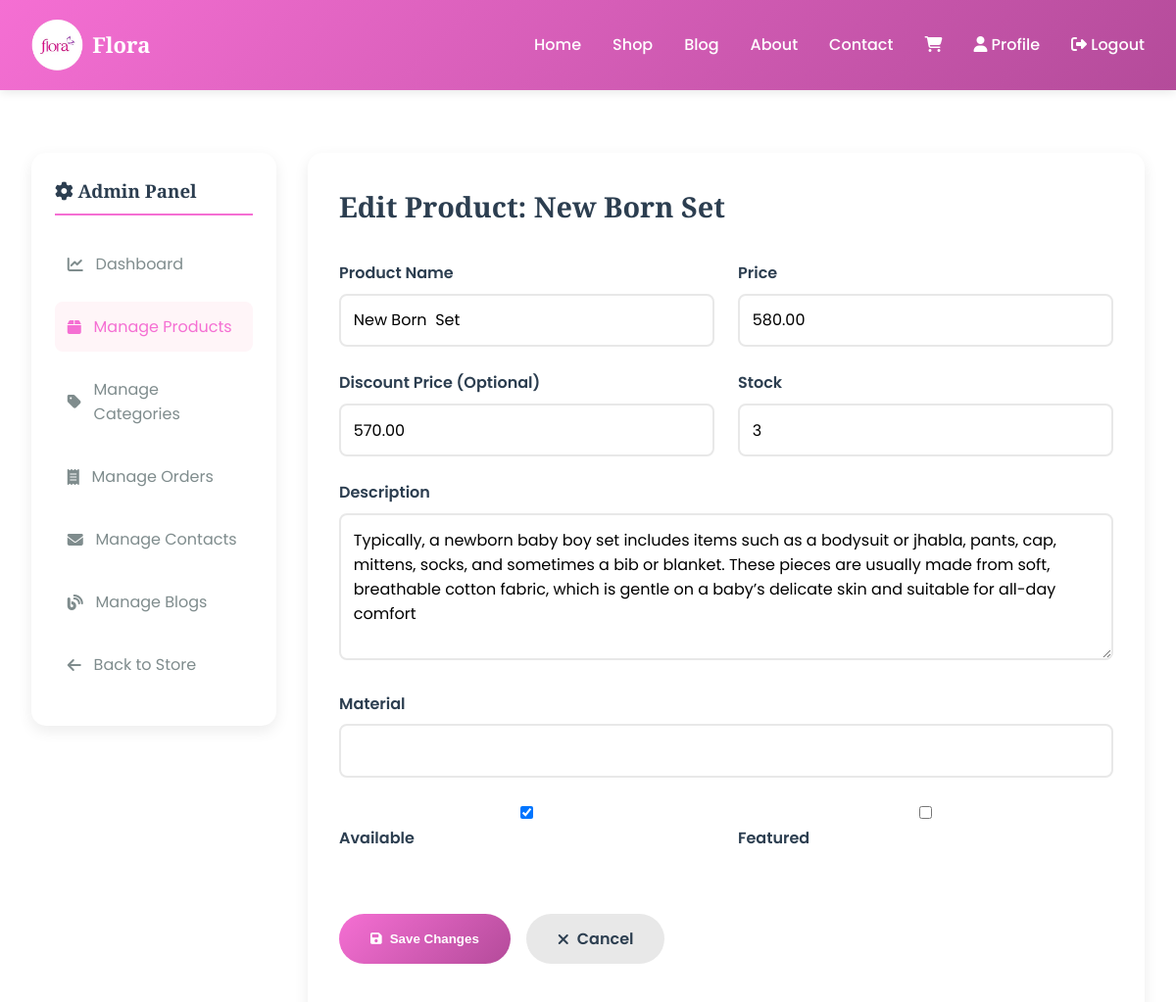
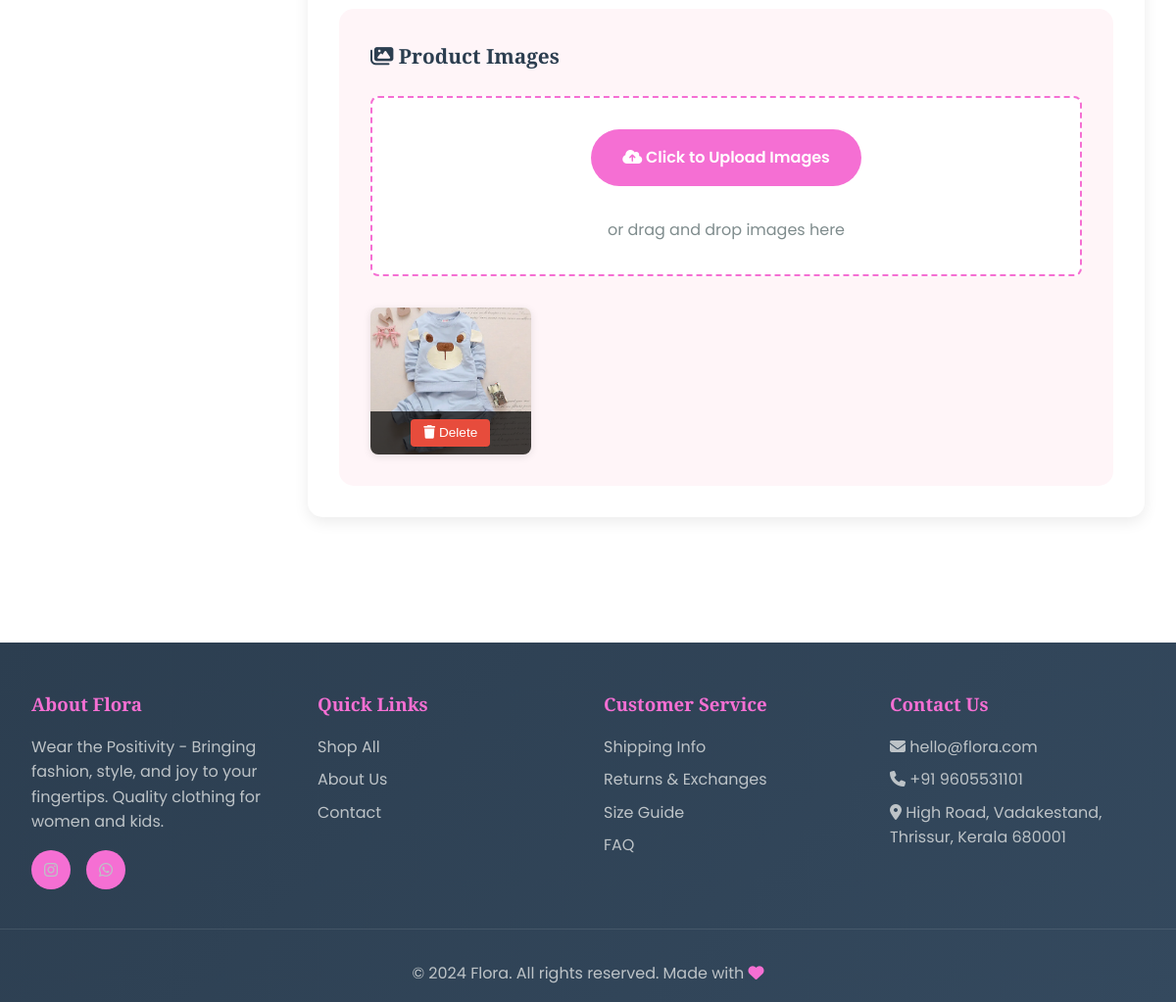
/dashboard/products/6/ (signed in), run on the app's committed database (2 pictures, top to bottom).
### shop/models.py (models this page shows, shortened)
class Product(models.Model):
    PRODUCT_TYPE_CHOICES = [
        ('women', 'Women'),
        ('kids', 'Kids'),
    ]
    STYLE_CHOICES = [
        ('traditional', 'Traditional'),
        ('western', 'Western'),
        ('fusion', 'Fusion'),
    ]
    category = models.ForeignKey(Category, related_name='products', on_delete=models.CASCADE)
    name = models.CharField(max_length=200, db_index=True)
    slug = models.SlugField(max_length=200, db_index=True)
    product_type = models.CharField(max_length=20, choices=PRODUCT_TYPE_CHOICES, default='women')
    style = models.CharField(max_length=20, choices=STYLE_CHOICES, default='traditional')
    description = models.TextField()
    price = models.DecimalField(max_digits=10, decimal_places=2)
    discount_price = models.DecimalField(max_digits=10, decimal_places=2, blank=True, null=True)
    available = models.BooleanField(default=True)
    stock = models.PositiveIntegerField(default=0)
    created_at = models.DateTimeField(auto_now_add=True)
    updated_at = models.DateTimeField(auto_now=True)
    featured = models.BooleanField(default=False)
    material = models.CharField(max_length=100, blank=True)
    care_instructions = models.TextField(blank=True)
    class Meta:
        ordering = ['-created_at']
        indexes = [Index(fields=['id', 'slug'])]

class ProductImage(models.Model):
    product = models.ForeignKey(Product, related_name='images', on_delete=models.CASCADE)
    image = models.ImageField(upload_to='products/')
    is_primary = models.BooleanField(default=False)
    alt_text = models.CharField(max_length=200, blank=True)
    created_at = models.DateTimeField(auto_now_add=True)
    class Meta:
        ordering = ['-is_primary', 'created_at']

### shop/views.py (the view, shortened to what this page needs)
# urls.py: path('dashboard/products/<int:id>/', views.admin_product_detail, name='admin_product_detail'),
@login_required(login_url='shop:login')
def admin_product_detail(request, id):
    if not request.user.is_staff:
        messages.error(request, 'You do not have permission to access this page.')
        return redirect('shop:home')
    product = get_object_or_404(Product, id=id)
    context = {
        'product': product,
    }
    return render(request, 'shop/admin/product_detail.html', context)

### cart/cart.py (called while the page is built)
    def __len__(self):
        return sum(item['quantity'] for item in self.cart.values())

### cart/context_processors.py (called while the page is built)
def cart(request):
    return {'cart': Cart(request)}

### templates/shop/admin/product_detail.html (shortened to what this page needs)
{% extends "base.html" %}
{% block content %}
<div class="container">
    <div class="admin-container">
        <aside class="admin-sidebar">
            <h3><i class="fas fa-cog"></i> Admin Panel</h3>
            <ul class="admin-menu">
                <li><a href="{% url 'shop:admin_dashboard' %}"><i class="fas fa-chart-line"></i> Dashboard</a></li>
                <li><a href="{% url 'shop:admin_products' %}" class="active"><i class="fas fa-box"></i> Manage Products</a></li>
                <li><a href="{% url 'shop:admin_categories' %}"><i class="fas fa-tag"></i> Manage Categories</a></li>
                <li><a href="{% url 'shop:admin_orders' %}"><i class="fas fa-receipt"></i> Manage Orders</a></li>
                <li><a href="{% url 'shop:admin_contacts' %}"><i class="fas fa-envelope"></i> Manage Contacts</a></li>
                <li><a href="{% url 'shop:admin_blogs' %}"><i class="fas fa-blog"></i> Manage Blogs</a></li>
                <li><a href="{% url 'shop:home' %}"><i class="fas fa-arrow-left"></i> Back to Store</a></li>
            </ul>
        </aside>
        <div class="admin-content">
            <div class="content-header">
                <h1>Edit Product: {{ product.name }}</h1>
            </div>
            <form method="post">
                <div class="form-row">
                    <div class="form-group">
                        <label for="name">Product Name</label>
                        <input type="text" id="name" name="name" value="{{ product.name }}" required>
                    </div>
                    <div class="form-group">
                        <label for="price">Price</label>
                        <input type="number" id="price" name="price" value="{{ product.price }}" step="0.01" required>
                    </div>
                </div>
                <div class="form-row">
                    <div class="form-group">
                        <label for="discount_price">Discount Price (Optional)</label>
                        <input type="number" id="discount_price" name="discount_price" value="{{ product.discount_price|default:'' }}" step="0.01">
                    </div>
                    <div class="form-group">
                        <label for="stock">Stock</label>
                        <input type="number" id="stock" name="stock" value="{{ product.stock }}" required>
                    </div>
                </div>
                <div class="form-group">
                    <label for="description">Description</label>
                    <textarea id="description" name="description" required>{{ product.description }}</textarea>
                </div>
                <div class="form-group">
                    <label for="material">Material</label>
                    <input type="text" id="material" name="material" value="{{ product.material|default:'' }}">
                </div>
                <div class="form-row">
                    <div class="form-group">
                        <label for="available">
                            <input type="checkbox" id="available" name="available" {% if product.available %}checked{% endif %}>
                            Available
                        </label>
                    </div>
                    <div class="form-group">
                        <label for="featured">
                            <input type="checkbox" id="featured" name="featured" {% if product.featured %}checked{% endif %}>
                            Featured
                        </label>
                    </div>
                </div>
                <div class="form-actions">
                    <button type="submit" class="btn-submit"><i class="fas fa-save"></i> Save Changes</button>
                    <a href="{% url 'shop:admin_products' %}" class="btn-cancel"><i class="fas fa-times"></i> Cancel</a>
                </div>
            </form>
            <div class="images-section">
                <h2><i class="fas fa-images"></i> Product Images</h2>
                <div class="image-upload">
                    <form id="image-upload-form" method="post" enctype="multipart/form-data" action="{% url 'shop:admin_product_add_image' id=product.id %}">
                        <label for="images"><i class="fas fa-cloud-upload-alt"></i> Click to Upload Images</label>
                        <p>or drag and drop images here</p>
                    </form>
                </div>
                {% if product.images.all %}
                    <div class="images-grid">
                        {% for image in product.images.all %}
                            <div class="image-item">
                                <img src="{{ image.image.url }}" alt="Product image">
                                <div class="image-actions">
                                    <form method="post" action="{% url 'shop:admin_product_delete_image' id=image.id %}" style="display: inline;">
                                        <button type="submit" class="btn-delete" onclick="return confirm('Delete this image?')"><i class="fas fa-trash"></i> Delete</button>
                                    </form>
                                </div>
                            </div>
                        {% endfor %}
                    </div>
                {% else %}
                    <div class="no-images">
                        <p><i class="fas fa-image"></i> No images uploaded yet. Upload your first product image above.</p>
                    </div>
                {% endif %}
            </div>
        </div>
    </div>
</div>
{% endblock %}

### templates/base.html (style rules this page uses)
* { margin: 0; padding: 0; box-sizing: border-box; }
:root { --primary-color: #f56fd3; --secondary-color: #b44b9a; --accent-color: #FFA07A; --purple-accent: #9B59B6; --text-dark: #2C3E50; --text-light: #7F8C8D; --bg-light: #FFF5F8; --white: #FFFFFF; --success: #27AE60; --warning: #F39C12; }
body { font-family: 'Poppins', sans-serif; line-height: 1.6; color: var(--text-dark); background-color: var(--white); }
h1, h2, h3, h4, h5, h6 { font-family: 'Playfair Display', serif; font-weight: 600; }
.container { max-width: 1200px; margin: 0 auto; padding: 2rem; }

### templates/shop/admin/product_detail.html (style rules this page uses)
.admin-container { display: grid; grid-template-columns: 250px 1fr; gap: 2rem; margin: 2rem 0; }
.admin-sidebar { background: white; padding: 1.5rem; border-radius: 15px; box-shadow: 0 5px 15px rgba(0,0,0,0.08); height: fit-content; position: sticky; top: 100px; }
.admin-sidebar h3 { margin-bottom: 1.5rem; color: var(--text-dark); border-bottom: 2px solid var(--primary-color); padding-bottom: 0.5rem; }
.admin-menu { list-style: none; }
.admin-menu li { margin-bottom: 0.8rem; }
.admin-menu a { color: var(--text-light); text-decoration: none; display: flex; align-items: center; gap: 0.8rem; padding: 0.8rem; border-radius: 8px; transition: all 0.3s ease; }
.admin-menu a:hover, .admin-menu a.active { background: var(--bg-light); color: var(--primary-color); }
.admin-content { background: white; padding: 2rem; border-radius: 15px; box-shadow: 0 5px 15px rgba(0,0,0,0.08); }
.content-header h1 { font-size: 1.8rem; color: var(--text-dark); margin-bottom: 2rem; }
.form-group { margin-bottom: 1.5rem; }
.form-group label { display: block; margin-bottom: 0.5rem; color: var(--text-dark); font-weight: 600; }
.form-group input, .form-group textarea, .form-group select { width: 100%; padding: 0.8rem; border: 2px solid #E8E8E8; border-radius: 8px; font-size: 1rem; font-family: inherit; }
.form-group textarea { resize: vertical; min-height: 150px; }
.form-row { display: grid; grid-template-columns: repeat(2, 1fr); gap: 1.5rem; }
.form-actions { display: flex; gap: 1rem; margin-top: 2rem; }
.btn-submit, .btn-cancel { padding: 0.8rem 2rem; border: none; border-radius: 50px; font-weight: 600; cursor: pointer; text-decoration: none; display: inline-flex; align-items: center; gap: 0.5rem; }
.btn-submit { background: linear-gradient(135deg, var(--primary-color), var(--secondary-color)); color: white; }
.btn-cancel { background: #E8E8E8; color: var(--text-dark); }
.images-section { margin-top: 3rem; padding: 2rem; background: var(--bg-light); border-radius: 15px; }
.images-section h2 { color: var(--text-dark); margin-bottom: 1.5rem; font-size: 1.3rem; }
.image-upload { margin-bottom: 2rem; padding: 2rem; border: 2px dashed var(--primary-color); border-radius: 8px; text-align: center; background: white; }
.image-upload label { display: inline-block; padding: 1rem 2rem; background: var(--primary-color); color: white; border-radius: 50px; cursor: pointer; transition: all 0.3s ease; font-weight: 600; margin-bottom: 1rem; }
.image-upload p { color: var(--text-light); margin: 1rem 0 0 0; }
.images-grid { display: grid; grid-template-columns: repeat(auto-fill, minmax(150px, 1fr)); gap: 1.5rem; }
.image-item { position: relative; background: white; border-radius: 8px; overflow: hidden; box-shadow: 0 2px 8px rgba(0,0,0,0.1); }
.image-item img { width: 100%; height: 150px; object-fit: cover; display: block; }
.image-item .image-actions { position: absolute; bottom: 0; left: 0; right: 0; background: rgba(0,0,0,0.7); padding: 0.5rem; display: flex; gap: 0.5rem; justify-content: center; }
.image-item .btn-delete { background: #E74C3C; color: white; border: none; padding: 0.4rem 0.8rem; border-radius: 4px; cursor: pointer; font-size: 0.85rem; transition: all 0.3s ease; }

### data on the page
Product: name "New Born Set", price "580.00", discount_price "570.00", stock "3", description "Typically, a newborn baby boy set includes items such as a bodysuit or jhabla, pants, cap, mittens, socks, and sometimes a bib or blanket. These pieces are usually made from soft, breathable cotton fabric, which is gentle on a baby’s delicate skin and suitable for all-day comfort", available "☑"
ProductImage: image (picture)
